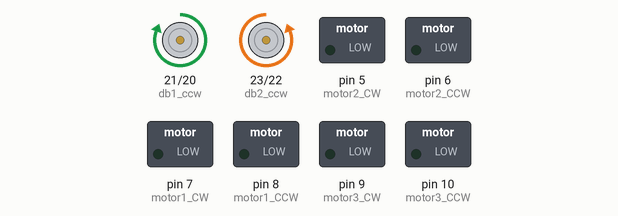
The sketch below on a simulated Arduino Mega 2560, built with avr-gcc and run on an emulated ATmega2560. On the bench: motor-driver pin pairs drawn as motors (green arrow = first pin HIGH = forward, orange = second pin HIGH = backward, longer = more drive), switched loads named in the sketch (green lamp = pin HIGH).

Above: at 1.5 s.
At 7.5 s:
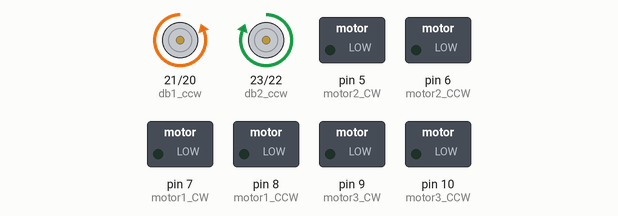
At 10.5 s:
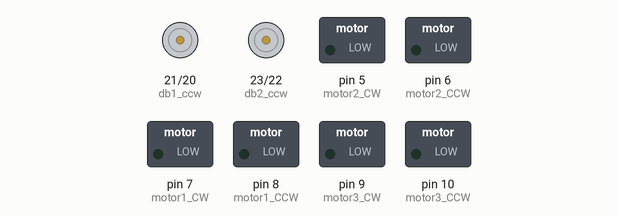
Timing chart, 0 to 15.6 s (numbered marks = the images above):
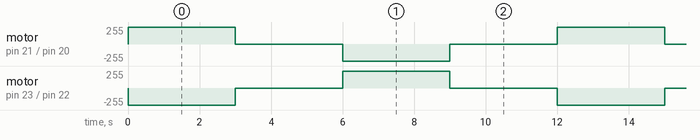

Measured:
- by itself, motor on pin 21 (db1_ccw) / pin 20 (db1_cw): repeats every 12.0 s: stopped 3.0 s, backward 255/255 3.0 s, stopped 3.0 s, forward 255/255 3.0 s
- by itself, motor on pin 23 (db2_ccw) / pin 22 (db2_cw): repeats every 12.0 s: stopped 3.0 s, forward 255/255 3.0 s, stopped 3.0 s, backward 255/255 3.0 s

The sketch:

motors_dribbler_checking.ino
```cpp
#define motor2_CW 5
#define motor2_CCW 6

#define motor1_CW 7
#define motor1_CCW 8

#define motor3_CW 9
#define motor3_CCW 10

#define db1_cw 20
#define db1_ccw 21 // yg dipake

#define db2_cw 22 //yg dipake
#define db2_ccw 23

int spe;

void setup() {
  // put your setup code here, to run once:

  pinMode(motor1_CW, OUTPUT);
  pinMode(motor1_CCW, OUTPUT);

  pinMode(motor2_CW, OUTPUT);
  pinMode(motor2_CCW, OUTPUT);

  pinMode(motor3_CW, OUTPUT);
  pinMode(motor3_CCW, OUTPUT);

  pinMode(db1_cw, OUTPUT);
  pinMode(db1_ccw, OUTPUT);

  pinMode(db2_cw, OUTPUT);
  pinMode(db2_ccw, OUTPUT);

}

void loop() {
  // put your main code here, to run repeatedly:
  spe = 255 * 0.7;
//  analogWrite(motor1_CW, spe);
//  delay(3000);
//  analogWrite(motor1_CW, 0);
//  analogWrite(motor1_CCW, spe);
//  delay(3000);
//  analogWrite(motor1_CCW, 0);
//
//  analogWrite(motor2_CW, spe);
//  delay(3000);
//  analogWrite(motor2_CW, 0);
//  analogWrite(motor2_CCW, spe);
//  delay(3000);
//  analogWrite(motor2_CCW, 0);
//
//  analogWrite(motor3_CW, spe);
//  delay(3000);
//  analogWrite(motor3_CW, 0);
//  analogWrite(motor3_CCW, spe);
//  delay(3000);
//  analogWrite(motor3_CCW, 0);

  // Ke dalem
  analogWrite(db1_ccw, spe);
  analogWrite(db2_cw, spe);
  delay(3000);

  analogWrite(db1_ccw, 0);
  analogWrite(db2_cw, 0);
  delay(3000);

  // Ke luar
  analogWrite(db1_cw, spe);
  analogWrite(db2_ccw, spe);

  delay(3000);
  analogWrite(db1_cw, 0);
  analogWrite(db2_ccw, 0);
  delay(3000);
}
```
